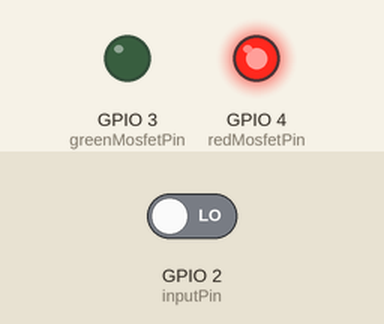
A sketch run on a simulated ESP32. On the bench: output pins drawn as LEDs (lit = HIGH). The test bench sets the inputs (shaded band); at power-on: GPIO 2 (inputPin) LOW.

Above: at 1.2 s.
1.3 s: GPIO 2 (inputPin) driven HIGH
At 2.2 s:
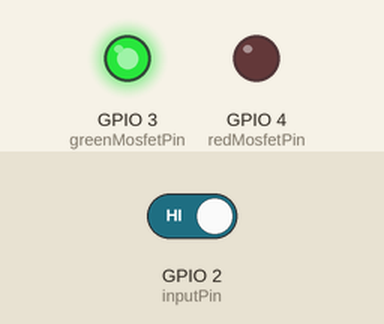
2.8 s: GPIO 2 (inputPin) driven LOW
At 3.4 s:
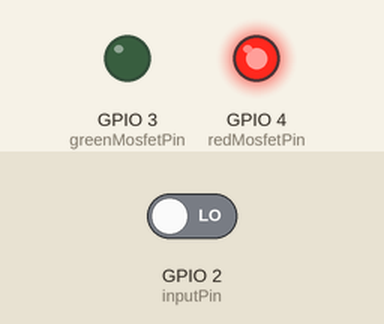
Timing chart, 0 to 5.8 s (numbered marks = the images above; inputs shaded):
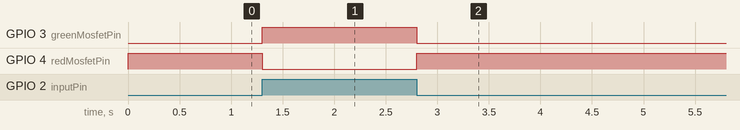

The sketch:

nano_led_driver.ino
```cpp
// Arduino Nano Code to control LED drivers via MOSFET and relays

const int inputPin = 2;         // Connected to relay output from ESP32 circuit
const int greenMosfetPin = 3;   // Controls Green LED driver (NO)
const int redMosfetPin = 4;     // Controls Red LED driver (NC)

void setup() {
  pinMode(inputPin, INPUT);
  pinMode(greenMosfetPin, OUTPUT);
  pinMode(redMosfetPin, OUTPUT);
}

void loop() {
  int relayState = digitalRead(inputPin);

  if (relayState == HIGH) {
    // Relay is in NO position → turn GREEN ON, RED OFF
    digitalWrite(greenMosfetPin, HIGH);
    digitalWrite(redMosfetPin, LOW);
  } else {
    // Relay in NC → turn RED ON, GREEN OFF
    digitalWrite(greenMosfetPin, LOW);
    digitalWrite(redMosfetPin, HIGH);
  }

  delay(100); // slight debounce
}
```

esp32_webrelay.ino
```cpp
#include <UIPEthernet.h>
#include <Preferences.h>
#include <esp_system.h>

Preferences prefs;

byte mac[] = { 0x02, 0x10, 0x00, 0x00, 0x16, 0x00 };
IPAddress defaultIP(192, 168, 78, 152);
IPAddress gateway(192, 168, 78, 1);
IPAddress subnet(255, 255, 254, 0);
IPAddress deviceIP;

EthernetServer server(80);

const int relay1 = 14;
const int relay2 = 27;
const int relay3 = 26;
const int relay4 = 13;
const int relay5 = 32;
const int relay6 = 33;
const int relay7 = 25;
const int relay8 = 21;

// Helper and main setup/loop functions omitted for brevity in preview (full in repo)
```

Measured:
- after the input at 1.3 s, GPIO 3 (greenMosfetPin): LOW → HIGH at once; GPIO 4 (redMosfetPin): HIGH → LOW at once
- after the input at 2.8 s, GPIO 3 (greenMosfetPin): HIGH → LOW at once; GPIO 4 (redMosfetPin): LOW → HIGH at once
